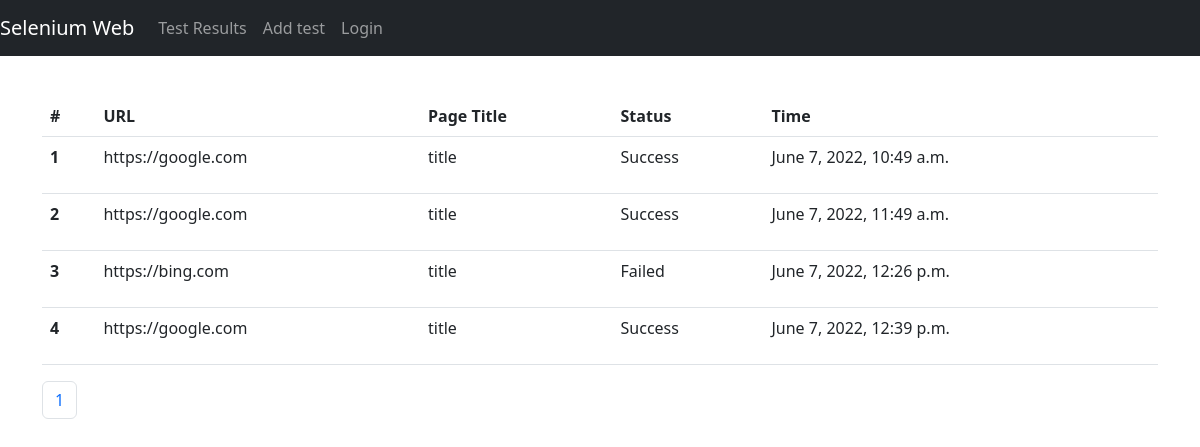
The app's page /, older data.
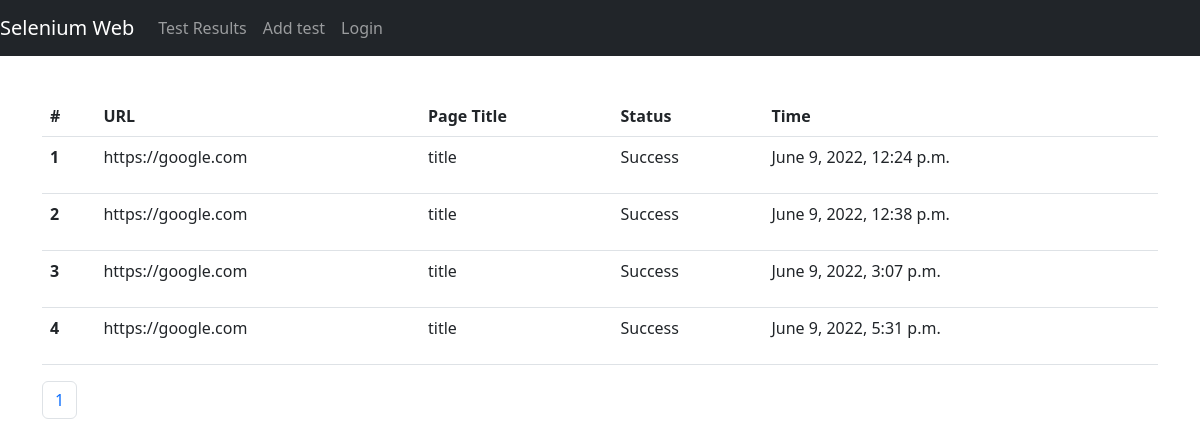
The same page, newer data.
### core_app/models.py (models this page shows, shortened)
class E2ETestResults(models.Model):
    link = models.TextField()  # link --> url
    page_title = models.CharField(max_length=200)
    status = models.CharField(max_length=10)
    created = models.DateTimeField(auto_now_add=True)
    updated = models.DateTimeField(auto_now=True)

### core_app/views.py (the view)
# urls.py: path("", E2ETestResultsListView.as_view(), name="e2e-test-results-list"),
class E2ETestResultsListView(generic.ListView):
    model = E2ETestResults
    template_name = TEST_RESULTS_TEMPLATE
    paginate_by = 10

### core_app/templates/core_app/pages/e2e-test-results-list.html (shortened to what this page needs)
{% extends "../layout/base.html" %}
{% block content %}
<div class="mt-5 py-5">
    <table class="table">
        <thead>
            <tr>
                <th scope="col">#</th>
                <th scope="col">URL</th>
                <th scope="col">Page Title</th>
                <th scope="col">Status</th>
                <th scope="col">Time</th>
            </tr>
        </thead>
        <tbody>
            {% for item in object_list %}
            <tr>
                <th scope="row">{{ item.id }}</th>
                <td>
                    <p>{{ item.link }}</p>
                </td>
                <td>{{ item.page_title }}</td>
                <td>{{ item.status }}</td>
                <td>{{ item.created }}</td>
            </tr>
            {% endfor %}
        </tbody>
    </table>
    {% if page_obj %}
    <nav aria-label="Page navigation example">
        <ul class="pagination">
            <li class="page-item"><a class="page-link" href="?page={{ page_obj.number }}">{{ page_obj.number }}</a></li>
        </ul>
    </nav>
    {% endif %}
</div>
{% endblock content %}

Row changes from the older to the newer data that the page shows:
changed E2ETestResults id 1: created "June 7, 2022, 10:49 a.m." → "June 9, 2022, 12:24 p.m."
changed E2ETestResults id 2: created "June 7, 2022, 11:49 a.m." → "June 9, 2022, 12:38 p.m."
changed E2ETestResults id 3: link "https://bing.com" → "https://google.com"; status "Failed" → "Success"; created "June 7, 2022, 12:26 p.m." → "June 9, 2022, 3:07 p.m."
changed E2ETestResults id 4: created "June 7, 2022, 12:39 p.m." → "June 9, 2022, 5:31 p.m."
